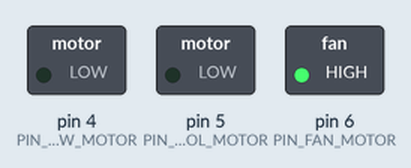
Bench run of a sketch on a simulated Arduino Uno, built with avr-gcc and run on an emulated ATmega328P. Shown: switched loads named in the sketch (green lamp = pin HIGH). What the sketch prints to the serial monitor is not drawn.

Above: at 0.1 s.
Timing chart, 0 to 1.6 s (numbered marks = the images above):
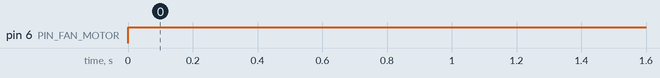

The sketch:

mega_controller.ino
```cpp
#include "Wire.h"

// Pin definitions
static int PIN_SCREW_MOTOR = 4;
static int PIN_SPOOL_MOTOR = 5;
static int PIN_FAN_MOTOR = 6;

// I2C Slave Address
static int I2C_ADDRESS = 8;

int motorSpeedScrew;		// desired screw motor speed
int motorSpeedSpool;		// desired spool motor speed
int motorSpeedFan;			// desired fan motor speed

void setup() {
  // Initialize global variables.
  motorSpeedScrew = 0;
  motorSpeedSpool = 0;
  motorSpeedFan = 1023;

  // Set up serial.
  Serial.begin(9600);

  // Set motor control pins as output.
  pinMode(PIN_SCREW_MOTOR, OUTPUT);
  pinMode(PIN_SPOOL_MOTOR, OUTPUT);
  pinMode(PIN_FAN_MOTOR, OUTPUT);

  // Set up I2C bus (as slave).
  Wire.begin(I2C_ADDRESS);
  Wire.onReceive(receiveEvent);
}


void loop() {
  // Update screw speed.
  int desired_screw_speed = map(motorSpeedScrew, 0, 1023, 0, 255);
  analogWrite(PIN_SCREW_MOTOR, desired_screw_speed);

  // Update spooler speed.
  int desired_spooler_speed = map(motorSpeedSpool, 0, 1023, 0, 255);
  analogWrite(PIN_SPOOL_MOTOR, desired_spooler_speed);

  // Update fan speed.
  int desiredFanSpeed = map(motorSpeedFan, 0, 1023, 0, 255);
  analogWrite(PIN_FAN_MOTOR, desiredFanSpeed);

  Serial.print(motorSpeedScrew);
  Serial.print(" ");
  Serial.print(motorSpeedSpool);
  Serial.print(" ");
  Serial.println(motorSpeedFan);

  delay(200);
}

// Read incoming I2C data from UI Module.
void receiveEvent(int numBytes) {
  byte c1 = 0;	// received byte

  // For each byte received...
  for(int j = 0; j < numBytes; j++) {
	  // Read the byte.
    byte data = Wire.read();

	  // The first two bytes are the desired screw motor speed.
    if (j == 0) {
       c1 = data;
    }

    if (j == 1) {
       motorSpeedScrew = (int)(c1 << 8) + (int) data;
    }

	  // The 2nd two bytes are the desired spooler motor speed.
    if (j == 2) {
       c1 = data;
    }

    if (j == 3) {
       motorSpeedSpool = (int)(c1 << 8) + (int) data;
    }

    // The 3rd two bytes are the desired fan speed.
    if (j == 4) {
      c1 = data;
    }

    if (j == 5) {
      motorSpeedFan = (int)(c1 << 8) + (int) data;
    }
  }
}
```

IR_slot_interrupt.cpp
```cpp
#include "IR_slot_interrupt.h"
#include "Arduino.h"

IR_slot_interrupt::IR_slot_interrupt()
{
  alpha =  0.0001;
  average_light = 0;
}

int IR_slot_interrupt::setup(int setAnalogPin, int setbuffer){
  analogPin = setAnalogPin;
  IR_buffer = setbuffer;
  average_light = (float) analogRead(analogPin);  // read the input pin
  return 0;
}

int IR_slot_interrupt::loop(){
  float temp = (float) analogRead(analogPin);  // read the input pin
  set_average_light(temp);
  val = temp - get_average_light() - IR_buffer;
  return 0;
}

void IR_slot_interrupt::set_average_light(int new_value){
  average_light = (alpha * new_value) + (1.0 - alpha) * average_light;
}

int IR_slot_interrupt::get_average_light(){
  return (int) average_light;
}

int IR_slot_interrupt::get_value(){
  return val;
}
```

IR_slot_interrupt.h
```cpp
/*
 * This is the code for the IR sensor
 * It detects when there is filament in front of the sensor
 * It uses a rolling average to detect whether is blocked or not
 */

#ifndef IR_SLOT_INTERRUPT_H
#define IR_SLOT_INTERRUPT_H

#include "Arduino.h"

class IR_slot_interrupt
{
private:
    /* data */
    int analogPin = A0;
    int val = 0;
    float average_light = 0;
    float alpha =  0.0001;
    void set_average_light(int new_value);
    int IR_buffer;

public:
    IR_slot_interrupt();

    //set up the analog pin and buffer. The buffer is an positve offset to prevent false positives
    int setup(int setAnalogPin, int setbuffer);


    int loop();//called every loop
    int get_value();//return the current reading

    // return the threshold value for light. If it is greater than 0 there is filament in front of the sensor.
    int get_average_light();
};


#endif
```

slack_sensor.cpp
```cpp
#include "slack_sensor.h"

slack_sensor::slack_sensor()
{
    top_interrupt = new IR_slot_interrupt();
    bottom_interrupt = new IR_slot_interrupt();
}


int slack_sensor::setup(int analogPinTop,int analogPinBottom){
    top_interrupt->setup(analogPinTop,DEFAULT_BUFFER);
    bottom_interrupt->setup(analogPinBottom,DEFAULT_BUFFER);
    consecutive_top_hits= 0;
    consecutive_bottom_hits = 0;
}

int slack_sensor::loop(){
    top_interrupt->loop();
    bottom_interrupt->loop();
    if (top_interrupt->get_value()>0){
        consecutive_top_hits ++;
    }else{
        consecutive_top_hits = 0;
    }

    if (bottom_interrupt->get_value()>0){
        consecutive_bottom_hits ++;
    }else{
        consecutive_bottom_hits = 0;
    }

    if (consecutive_top_hits >= DEFAULT_CONCSECUTIVE_HITS){
        return HIT_TOP;
    } else if (consecutive_bottom_hits >= DEFAULT_CONCSECUTIVE_HITS){
        return HIT_BOTTOM;
    }

    return NOTHING_HAPPENED;

}

void slack_sensor::printData(){
  Serial.print("Top Value: ");
  Serial.print(top_interrupt->get_value());
  Serial.print(" Top Average: ");
  Serial.print(top_interrupt->get_average_light());
  Serial.print(" Bottom Value: ");
  Serial.print(bottom_interrupt->get_value());
  Serial.print(" Bottom Average: ");
  Serial.print(bottom_interrupt->get_average_light());
  Serial.print("\n");
}
```

slack_sensor.h
```cpp
/*
 * This is the slack sensor code. Detects whether there is too much
 * slack in the system
 */

#ifndef SLACK_SENSOR_H
#define SLACK_SENSOR_H

#include "IR_slot_interrupt.h"

#define DEFAULT_BUFFER 1
#define DEFAULT_CONCSECUTIVE_HITS 3

class slack_sensor
{
private:
    /* data */
    IR_slot_interrupt *top_interrupt;
    IR_slot_interrupt *bottom_interrupt;
    int consecutive_top_hits, consecutive_bottom_hits;
public:
    slack_sensor();

    // Setup with the pin of the top and bottom
    int setup(int analogPinTop,int analogPinBottom);

    const int NOTHING_HAPPENED = 0;
    const int HIT_TOP = 1;
    const int HIT_BOTTOM = 2;
    const int ERROR= 3;

    //loop returns an integer that corresponds to the constants above
    int loop();

    //print data about the slack sensor
    void printData();
};

/*
An example use case of the slack sensor.

#include "slack_sensor.h"

const int top_slack_pin = A0;
const int bottom_slack_pin = A2;

slack_sensor my_slack_sensor;


void setup() {
  my_slack_sensor.setup(top_slack_pin,bottom_slack_pin);

}


void loop() {


  int slack_sensor_output = my_slack_sensor.loop();

  if (slack_sensor_output == my_slack_sensor.HIT_BOTTOM){
    //Hit bottom
  }
  else if (slack_sensor_output == my_slack_sensor.HIT_TOP){
    //Hit Top
  }

}
 */


#endif
```

Measured:
- by itself, pin 6 (PIN_FAN_MOTOR): LOW → HIGH at 0.00 s
